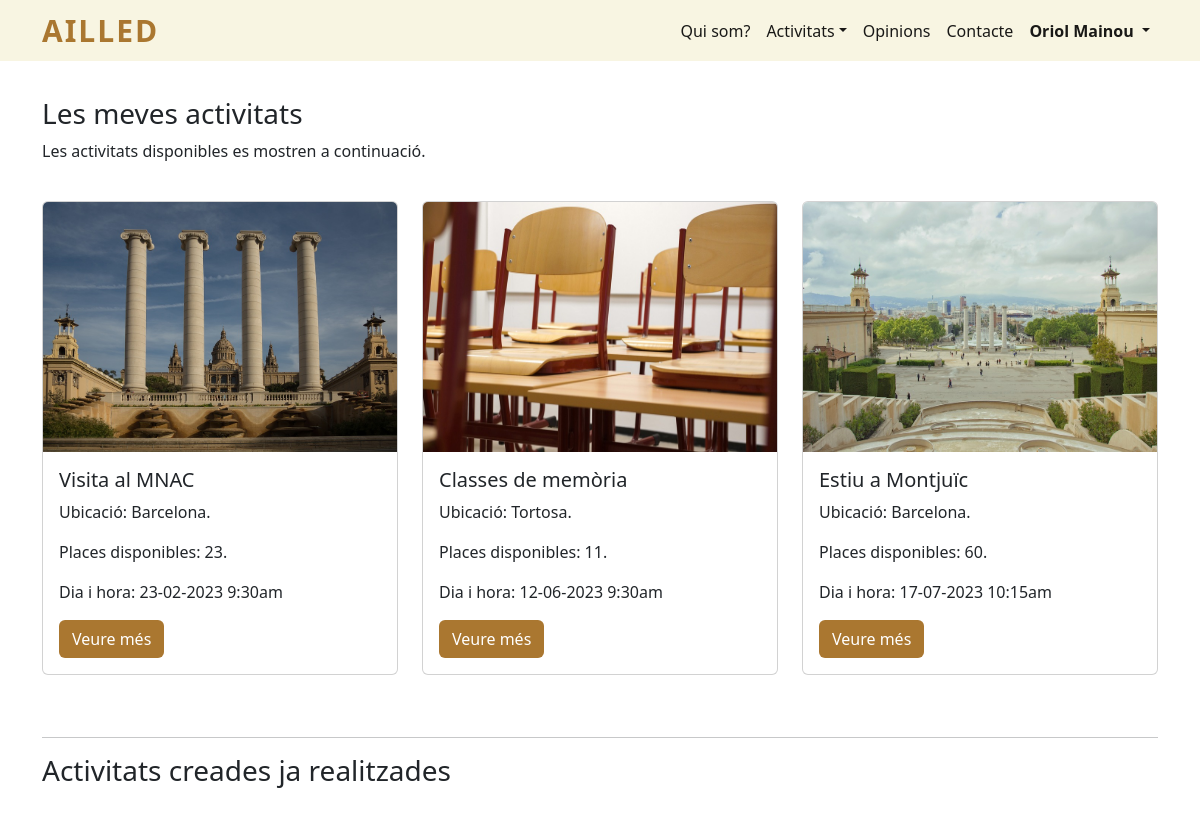
The page /meves_activitats.php (signed in, upper part) on the database as committed earlier.
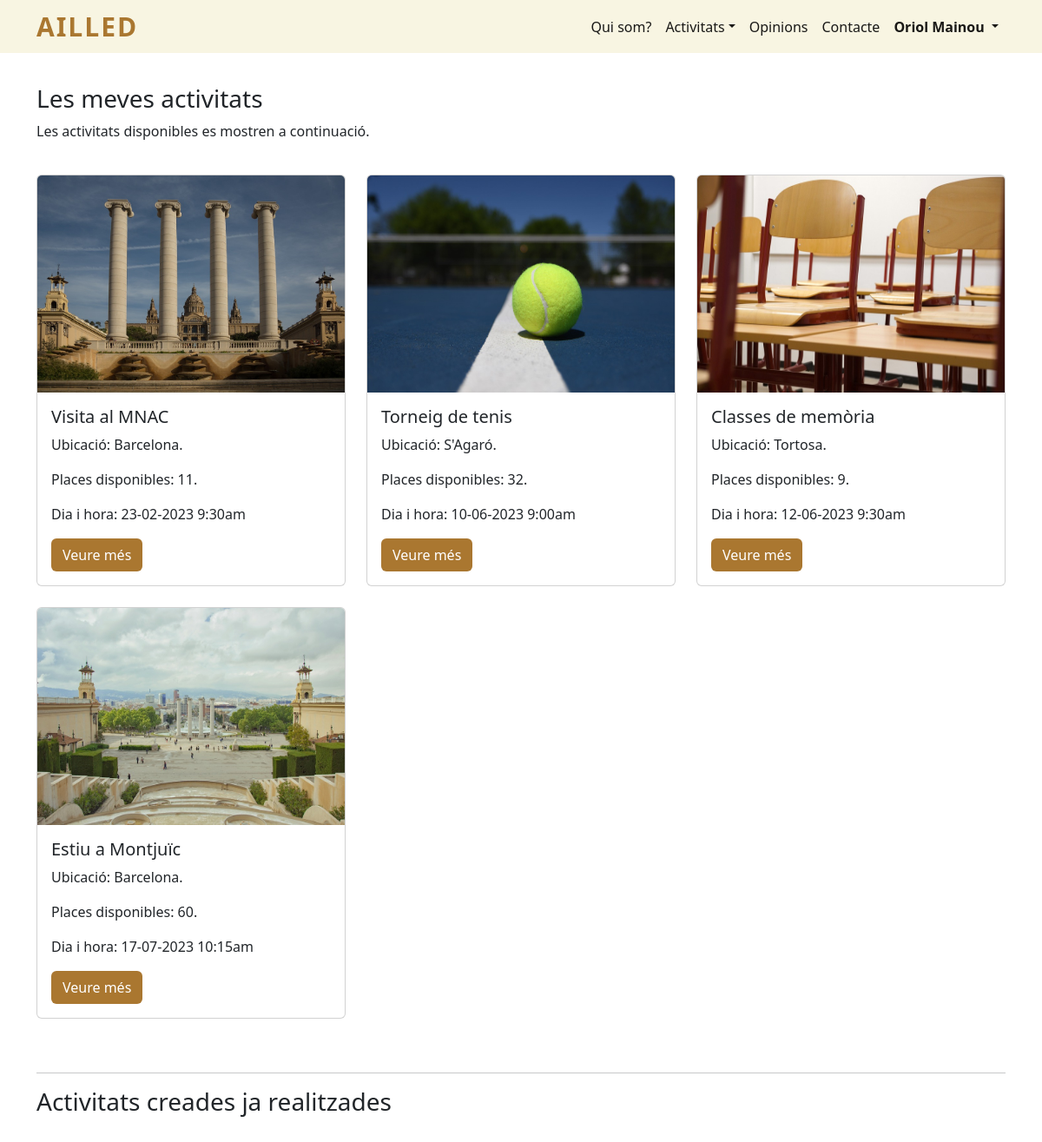
The same page on the database as committed later.
### tables this page shows
CREATE TABLE `usuari` (
  `id` int(11) NOT NULL,
  `nom` varchar(50) NOT NULL,
  `telefon` int(11) NOT NULL,
  `email` varchar(50) NOT NULL,
  `contrasenya` text NOT NULL,
  `imatge` varchar(50) NOT NULL,
  `es_admin` int(11) NOT NULL
);

CREATE TABLE `activitat` (
  `id` int(11) NOT NULL,
  `nom` varchar(50) NOT NULL,
  `id_usuari` int(11) NOT NULL,
  `ubicacio` varchar(50) NOT NULL,
  `descripcio` varchar(300) NOT NULL,
  `participants` int(11) NOT NULL,
  `participants_disponibles` int(11) NOT NULL,
  `dia` date NOT NULL,
  `hora` time NOT NULL,
  `preu` int(11) NOT NULL,
  `imatge` varchar(50) NOT NULL,
  `transport` int(11) NOT NULL,
  `lloc_sortida_transport` varchar(50) NOT NULL,
  `id_vehicle_transport` int(11) NOT NULL,
  `voluntaris` int(11) NOT NULL,
  `voluntaris_disponibles` int(11) NOT NULL,
  `esta_acceptada` int(11) NOT NULL
);

### meves_activitats.php (the view, shortened to what this page needs)
<!doctype html>
<html lang="es">
<head>
  <?php
    include "codi_repetit/head.php";
    head();
  ?>
</head>
<body>
  <header>
    <?php
      include "codi_repetit/menu_navegacio.php";
      menu_navegacio();
    ?>
  </header>
  <main>
    <section id="meves_activitats">
      <div class="container">
        <?php
        if (isset($_SESSION["id_usuari_sessio"])) {
          ?>
          <h3>Les meves activitats</h3>
          <p>Les activitats disponibles es mostren a continuació.</p>
          <div class="row" id="caselles_activitats">
            <?php
            $dia_ara = date("Y-m-d");
            $sql = "SELECT * FROM activitat WHERE dia >= '$dia_ara' AND id_usuari =" . $_SESSION['id_usuari_sessio'] . " ORDER BY dia ASC";
            $result = $connexio->query($sql);
            if ($result->num_rows > 0) {
              while($row = $result->fetch_assoc()) {
                ?>
                <div class="col-lg-4 mb-4">
                  <div class="card">
                    <?php
                    echo "<img src='imatges/activitats/". $row["imatge"] ."' alt='". $row["nom"] ."' class='card-img-top' height='250'>";
                    ?>
                    <div class="card-body">
                      <h5 class="card-title">
                        <?php
                        echo $row["nom"];
                        ?>
                      </h5>
                      <p class="card-text">
                        Ubicació:
                        <?php
                        echo $row["ubicacio"] . ".";
                        ?>
                      </p>
                      <p class="card-text">
                        Places disponibles:
                        <?php
                        echo $row["participants_disponibles"] . ".";
                        ?>
                      </p>
                      <p class="card-text">
                        Dia i hora:
                        <?php
                        $data_convertida = date("d-m-Y", strtotime($row["dia"]));
                        $hora_convertida = date("g:ia", strtotime($row["hora"]));
                        echo $data_convertida . " " . $hora_convertida;
                        ?>
                      </p>
                      <div class="veuremes">
                        <a href="detall_activitat.php?id=<?php echo $row["id"]?>" class="boto_marro btn">Veure més</a>
                      </div>
                    </div>
                  </div>
                </div>
                <?php
              }
            }
            ?>
          </div>
          <hr>
          <h3>Activitats creades ja realitzades</h3>
          <div class="row" id="caselles_activitats">
          </div>
          <?php
        } else {
          no_ha_iniciat_sessio();
        }
        ?>
      </div>
    </section>
  </main>
</body>
</html>

### codi_repetit/head.php (shortened to what this page needs)
<?php
  function head() {
    ?>
      <link rel="stylesheet" href="estils/css.css">
      <link href="https://cdn.jsdelivr.net/npm/bootstrap@5.2.0-beta1/dist/css/bootstrap.min.css" rel="stylesheet">
    <?php
  }
?>

### codi_repetit/menu_navegacio.php (shortened to what this page needs)
<?php
  function menu_navegacio() {
    ?>
    <nav class="navbar navbar-expand-lg">
      <div class="container">
        <a id="ailled" href="index.php">Ailled</a>
        <div class="collapse navbar-collapse" id="nav_menu_navegacio">
          <ul class="navbar-nav ms-md-auto" id="menu_principal">
            <li class="nav-item">
              <a class="nav-link active" href="quisom.php">Qui som?</a>
            </li>
            <li class="nav-item dropdown">
              <a class="nav-link active dropdown-toggle" href="" role="button" data-bs-toggle="dropdown">Activitats</a>
            </li>
            <li class="nav-item">
              <a class="nav-link active" href="articles_opinions.php">Opinions</a>
            </li>
            <li class="nav-item">
              <a class="nav-link active" href="contacte.php">Contacte</a>
            </li>
            <?php
            if (!isset($_SESSION['id_usuari_sessio'])) {
              ?>
              <li class="nav-item">
                <a class="nav-link active" href="iniciar_sessio_usuari.php">Iniciar sessió</a>
              </li>
              <li class="nav-item">
                <a class="nav-link active" href="registrar_usuari.php">Registrar-me</a>
              </li>
              <?php
            } else {
              ?>
              <li class="nav-item dropdown">
                <a style="font-weight: bold;" class="nav-link active dropdown-toggle" id="navbarDropdown" role="button" data-bs-toggle="dropdown" aria-expanded="false">
                  <?php
                  $connexio = new mysqli("localhost", "root", "", "bbdd_ailled");
                  $connexio->set_charset("utf8");
                  $sql = "SELECT * FROM usuari WHERE id = " . $_SESSION['id_usuari_sessio'] ;
                  $result = $connexio->query($sql);
                  if ($result->num_rows > 0) {
                    while ($row = $result->fetch_assoc()) {
                      echo $row["nom"];
                    }
                  }
                  ?>
                </a>
              </li>
              <?php
            }
            ?>
          </ul>
        </div>
      </div>
    </nav>
    <?php
  }
?>

### estils/css.css (style rules this page uses)
header nav, #formularis { background-color: #F8F5E2; }
header nav a#ailled { font-size: 30px; text-decoration: none; text-transform: uppercase; font-weight: bold; letter-spacing: 2px; }
#ailled { color: #AA7730; }
main section { padding: 3% 0; }
a.boto_marro, input.boto_marro { background-color: #AA7730; color: white; }
main section div#caselles_activitats { padding: 2% 0; }

Rows that differ between the two databases and show on the page:
changed activitat "Visita al MNAC": participants_disponibles "23" → "11"
added activitat: imatge (picture), nom "Torneig de tenis", ubicacio "S'Agaró", participants_disponibles "32", dia "10-06-2023", hora "9:00am"
changed activitat "Classes de memòria": participants_disponibles "11" → "9"
